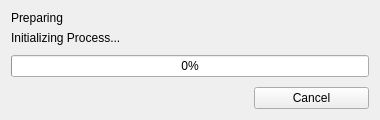
<?xml version="1.0" encoding="UTF-8"?>
<ui version="4.0">
 <class>Form</class>
 <widget class="QWidget" name="Form">
  <property name="windowModality">
   <enum>Qt::NonModal</enum>
  </property>
  <property name="geometry">
   <rect>
    <x>0</x>
    <y>0</y>
    <width>380</width>
    <height>120</height>
   </rect>
  </property>
  <property name="sizePolicy">
   <sizepolicy hsizetype="Fixed" vsizetype="Fixed">
    <horstretch>0</horstretch>
    <verstretch>0</verstretch>
   </sizepolicy>
  </property>
  <property name="minimumSize">
   <size>
    <width>380</width>
    <height>120</height>
   </size>
  </property>
  <property name="maximumSize">
   <size>
    <width>380</width>
    <height>120</height>
   </size>
  </property>
  <property name="windowTitle">
   <string>Progress</string>
  </property>
  <layout class="QGridLayout" name="gridLayout_2">
   <item row="1" column="0" rowspan="3" colspan="3">
    <widget class="QProgressBar" name="prgBar">
     <property name="value">
      <number>0</number>
     </property>
    </widget>
   </item>
   <item row="4" column="2">
    <widget class="QPushButton" name="cmdCancel">
     <property name="text">
      <string>Cancel</string>
     </property>
    </widget>
   </item>
   <item row="0" column="0" colspan="3">
    <widget class="QFrame" name="frame">
     <property name="frameShape">
      <enum>QFrame::NoFrame</enum>
     </property>
     <property name="frameShadow">
      <enum>QFrame::Plain</enum>
     </property>
     <layout class="QGridLayout" name="gridLayout">
      <property name="leftMargin">
       <number>0</number>
      </property>
      <property name="topMargin">
       <number>0</number>
      </property>
      <property name="rightMargin">
       <number>0</number>
      </property>
      <property name="bottomMargin">
       <number>0</number>
      </property>
      <item row="0" column="0">
       <widget class="QLabel" name="lblCaption_l">
        <property name="text">
         <string>Preparing</string>
        </property>
       </widget>
      </item>
      <item row="1" column="0">
       <widget class="QLabel" name="lblCaption_r">
        <property name="text">
         <string>Initializing Process...</string>
        </property>
        <property name="alignment">
         <set>Qt::AlignLeading|Qt::AlignLeft|Qt::AlignVCenter</set>
        </property>
       </widget>
      </item>
     </layout>
    </widget>
   </item>
   <item row="2" column="0">
    <widget class="QLabel" name="lblCancel">
     <property name="text">
      <string/>
     </property>
    </widget>
   </item>
   <item row="4" column="0" colspan="2">
    <spacer name="horizontalSpacer">
     <property name="orientation">
      <enum>Qt::Horizontal</enum>
     </property>
     <property name="sizeHint" stdset="0">
      <size>
       <width>40</width>
       <height>20</height>
      </size>
     </property>
    </spacer>
   </item>
  </layout>
 </widget>
 <resources/>
 <connections/>
</ui>
